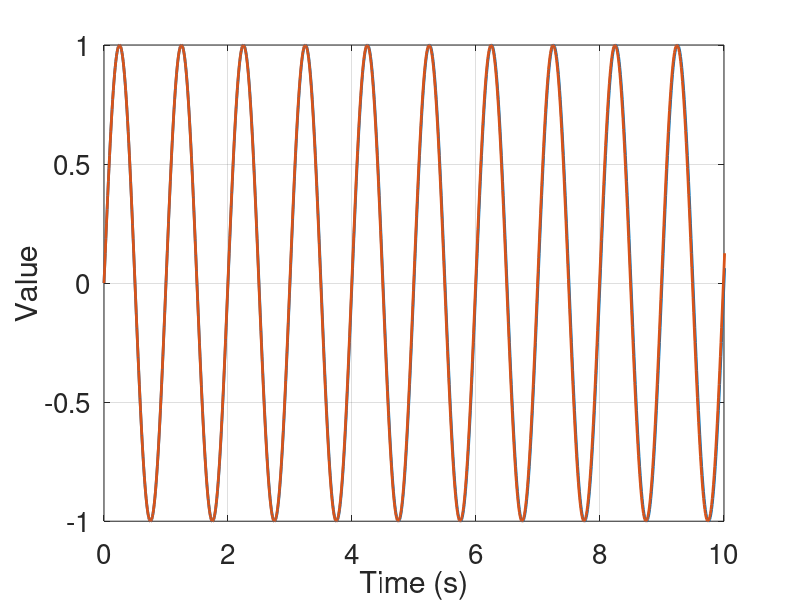
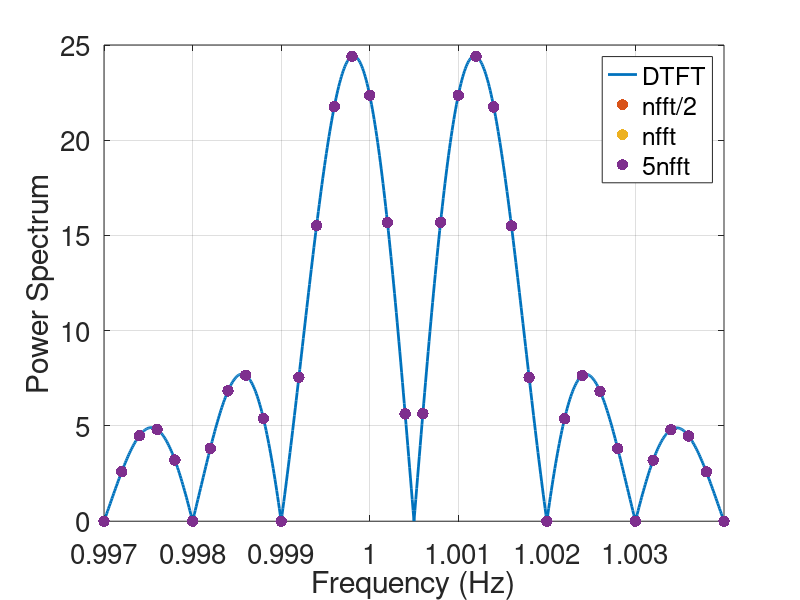

Recreate these plots in MATLAB, in order.
% 观察不同频率采样引起的栅栏效应：
%    测试采用周期图法，通过设定不同频点数进行对比。

% XiaoCY 2020-10-21

%%
set(groot,'DefaultLineLineWidth',2)
set(groot,'DefaultAxesFontSize',20)
set(groot,'DefaultFigureColor','w')
set(groot,'DefaultFigureWindowStyle','docked')

clear;clc
close all

%% 构造单频信号
fs = 100;
fsig1 = 1;
fsig2 = 1.001;
T = 1000;
N = T*fs;

t = (0:N-1)'/fs;
x1 = sin(2*pi*fsig1*t);
x2 = sin(2*pi*fsig2*t);
x = x1+x2;

figure('Name','Sine')
plot(t,x1)
hold on
grid on
plot(t,x2)
xlabel('Time (s)')
ylabel('Value')
xlim([0 10])

%% 不同频率点计算PSD
win = rectwin(N);
df = 0.003;

figure('Name','PSD')
[pxx,f] = periodogram(x,win,N*100,fs,'onesided');
plot(f,sqrt(pxx),'DisplayName','DTFT')
hold on
grid on
legend
xlim([fsig1-df fsig2+df])
xlabel('Frequency (Hz)')
ylabel('Power Spectrum')

%%
markersize = 25;
[pxx,f] = periodogram(x,win,N/2,fs,'onesided');
plot(f,sqrt(pxx),'DisplayName','nfft/2',...
    'Marker','.','MarkerSize',markersize,'LineStyle','none')
legend

%%
[pxx,f] = periodogram(x,win,N,fs,'onesided');
plot(f,sqrt(pxx),'DisplayName','nfft',...
    'Marker','.','MarkerSize',markersize,'LineStyle','none')
legend

%%
[pxx,f] = periodogram(x,win,N*5,fs,'onesided');
plot(f,sqrt(pxx),'DisplayName','5nfft',...
    'Marker','.','MarkerSize',markersize,'LineStyle','none')
legend